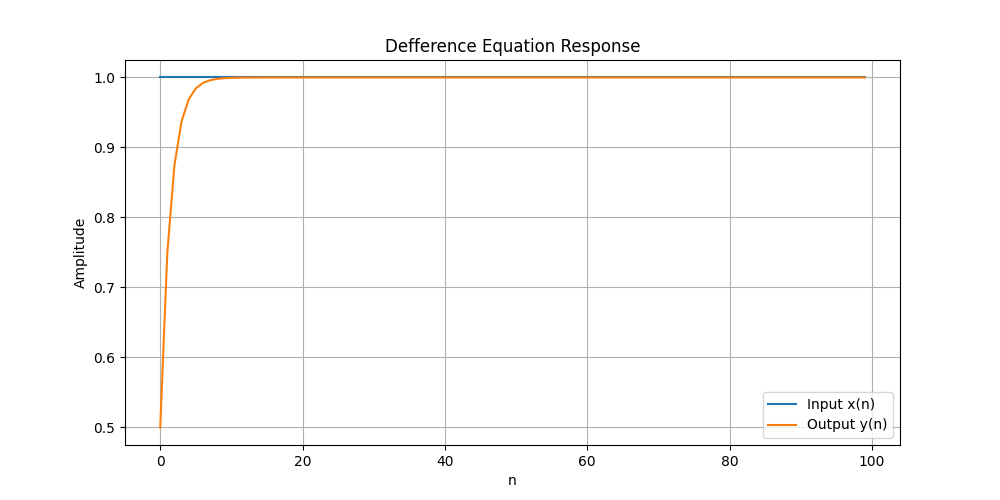

This figure's Python source:
import numpy as np
from scipy.signal import lfilter
import matplotlib.pyplot as plt

b = [0.5]
a = [1, -0.5]

x = np.ones(100)
y = lfilter(b, a, x)

print("input signal x(n):", x)
print("output signal y(n):", y)

plt.figure(figsize=(10, 5))
plt.plot(x, label='Input x(n)')
plt.plot(y, label='Output y(n)')
plt.xlabel('n')
plt.ylabel('Amplitude')
plt.title('Defference Equation Response')
plt.legend()
plt.grid()
plt.savefig('diff_equ.png')